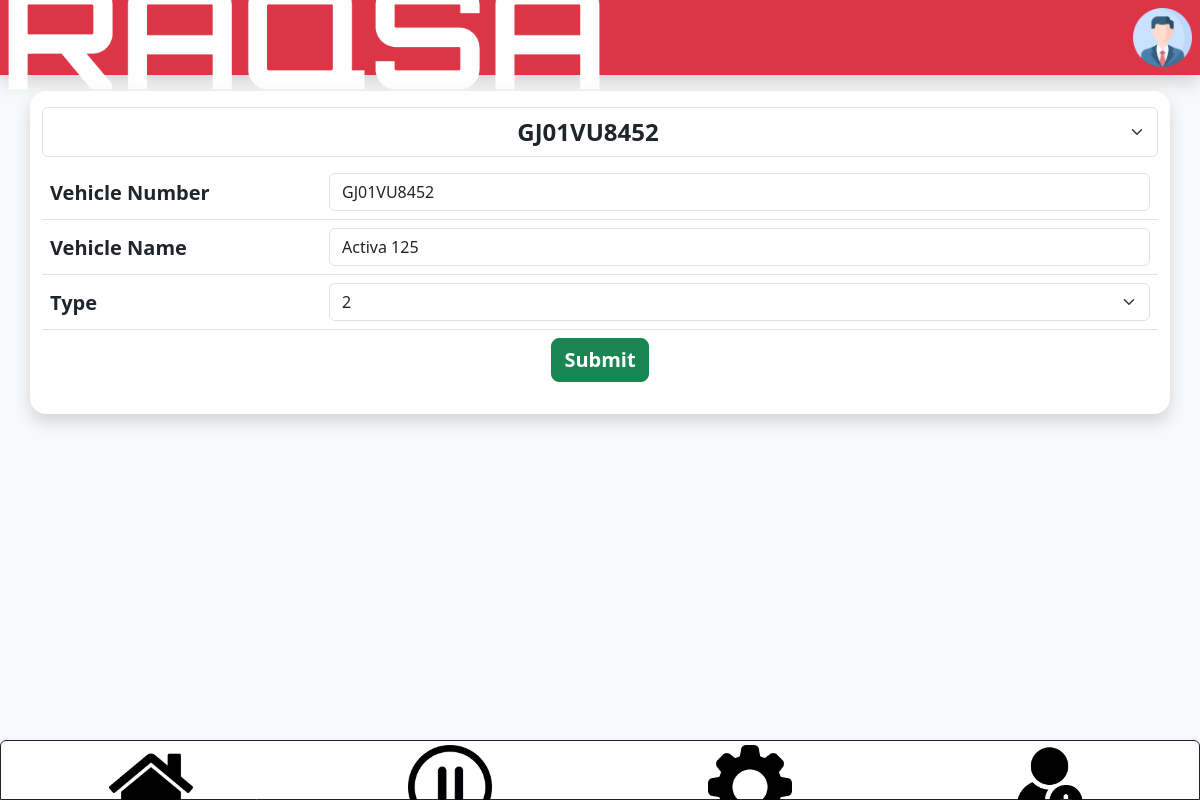
Page /settings.php?vid=2 (signed in) on the committed database.
### tables this page shows
CREATE TABLE `vehicle_number` (
  `vehicle_number_id` int(11) NOT NULL,
  `vehicle_master_id` int(11) DEFAULT NULL,
  `vehicle_number` varchar(100) DEFAULT NULL
);

CREATE TABLE `vehicle_name` (
  `vehicle_name_id` int(11) NOT NULL,
  `vehicle_master_id` int(11) DEFAULT NULL,
  `vehicle_name` varchar(100) DEFAULT NULL
);

CREATE TABLE `vehicle_type` (
  `vehicle_type_id` int(11) NOT NULL,
  `vehicle_master_id` int(11) DEFAULT NULL,
  `vehicle_type` int(11) DEFAULT NULL
);

### settings.php (the view, shortened to what this page needs)
<?php
    include_once 'header.php';
    include_once 'connection.php';
    include_once 'footer.php';
    $muid = $_SESSION['muid'];
    $vehicle_select_id=0;
    if(isset($_GET['vid']))
    {
        $vehicle_select_id = $_GET['vid'];
    }
?>
<!DOCTYPE html>
<html>
<head>
	<link href="https://cdn.jsdelivr.net/npm/bootstrap@5.3.0-alpha3/dist/css/bootstrap.min.css" rel="stylesheet">
	<link rel="stylesheet" href="https://cdnjs.cloudflare.com/ajax/libs/font-awesome/6.4.0/css/all.css" />
</head>
<body class = "bg-light">
	<div style="display: none!important" id = "actual_settings" class = "d-flex justify-content-center">
	<div class = "container shadow bg-white my-3 mx-3 rounded-4">
		<div class = "py-2">
			<select class = "form-select fw-bolder text-center fs-4" onchange="vehicle_change(this.id)" id = "vehicle_select" value = "<?php echo $vehicle_select_id; ?>">
				<?php
					$sql = "SELECT `qr_reg_id` FROM `qr_register` WHERE `mu_id`=$muid";
					$res = mysqli_query($conn,$sql);
					if(mysqli_num_rows($res)>0)
					{
						while($i=mysqli_fetch_assoc($res))
						{
							$qid = $i['qr_reg_id'];
							$sql2 = "SELECT `vehicle_master_id` FROM `vehicle_master` WHERE `qr_reg_id`=$qid";
							$res2 = mysqli_query($conn,$sql2);
							if(mysqli_num_rows($res2)>0)
							{
								while($j=mysqli_fetch_assoc($res2))
								{
									$vid = $j['vehicle_master_id'];
								}
							}
							$sql2 = "SELECT `vehicle_number` FROM `vehicle_number` WHERE `vehicle_master_id`=$vid";
							$res2 = mysqli_query($conn,$sql2);
							if(mysqli_num_rows($res2)>0)
							{
								while($j=mysqli_fetch_assoc($res2))
								{
									$vnum = $j['vehicle_number'];
								}
							}
							if($vid == $vehicle_select_id)
								echo '<option value = "'.$vid.'" selected>'.$vnum.'</option>';
							else
								echo '<option value = "'.$vid.'">'.$vnum.'</option>';
						}
					}
				?>
			</select>
			<div>
				<?php
					if (isset($_GET['vid']))
					{
						$vid = $vehicle_select_id;
						$sql2 = "SELECT `vehicle_number` FROM `vehicle_number` WHERE `vehicle_master_id`=$vid";
						$res2 = mysqli_query($conn,$sql2);
						if(mysqli_num_rows($res2)>0)
						{
							while($j=mysqli_fetch_assoc($res2))
							{
								$vnum = $j['vehicle_number'];
							}
						}
						$sql2 = "SELECT `vehicle_name` FROM `vehicle_name` WHERE `vehicle_master_id`=$vehicle_select_id";
						$res2 = mysqli_query($conn,$sql2);
						if(mysqli_num_rows($res2)>0)
						{
							while($j=mysqli_fetch_assoc($res2))
							{
								$vname = $j['vehicle_name'];
							}
						}
						$sql2 = "SELECT `vehicle_type` FROM `vehicle_type` WHERE `vehicle_master_id`=$vehicle_select_id";
						$res2 = mysqli_query($conn,$sql2);
						if(mysqli_num_rows($res2)>0)
						{
							while($j=mysqli_fetch_assoc($res2))
							{
								$vtype = $j['vehicle_type'];
							}
						}
						echo '
						<form action = "update_settings.php" method = "POST">
						<div class = "bg-white rounded-4">
							<table class = "table my-2 align-middle fs-5">
								<colgroup>
									<col class = "bg-light">
									<col>
								</colgroup>
								<tr>
									<th class = "w-25">Vehicle Number</th>
									<td class = "text-uppercase"><input class = "form-control" value = "'.$vnum.'" name = "vehicle_number"></td>
								</tr>
								<tr>
									<th>Vehicle Name</th>
									<td class = "text-uppercase"><input class = "form-control" value = "'.$vname.'" name = "vehicle_name"></td>
								</tr>
								<tr>
									<th>Type</th>
									<td class = "text-uppercase">
										<select class = "form-select" value = "'.$vtype.'">
											<option value = "2">2</option>
											<option value = "3">3</option>
											<option value = "4">4</option>
											<option value = "5">Others</option>
										</select>
									</td>
								</tr>
							</table>
						</div>
						<div class = "text-center">
							<input type = "submit" name = "submit" class = "btn btn-success text-white rounded-3 fw-bolder fs-5 mb-2">
						</div>
						</form>';
						}
				?>
			</div>
		</div>
	</div>
	</div>
</body>
</html>

### rows in the picture
vehicle_number: vehicle_number "GJ01VU8452"
vehicle_name: vehicle_name "Activa 125"
vehicle_type: vehicle_type "2"

### other values in the picture
form field value "GJ01VU8452"
